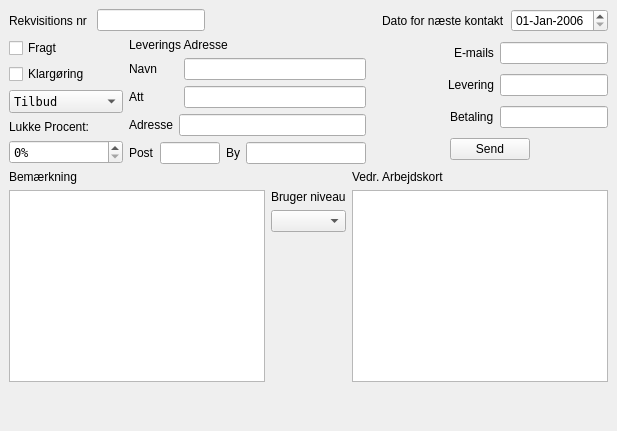
      <widget class="QWidget" name="tab" >
       <attribute name="title" >
        <string>Salgsoplysninger</string>
       </attribute>
       <layout class="QHBoxLayout" >
        <property name="spacing" >
         <number>6</number>
        </property>
        <property name="leftMargin" >
         <number>9</number>
        </property>
        <property name="topMargin" >
         <number>9</number>
        </property>
        <property name="rightMargin" >
         <number>9</number>
        </property>
        <property name="bottomMargin" >
         <number>9</number>
        </property>
        <item>
         <layout class="QVBoxLayout" >
          <property name="spacing" >
           <number>6</number>
          </property>
          <property name="leftMargin" >
           <number>0</number>
          </property>
          <property name="topMargin" >
           <number>0</number>
          </property>
          <property name="rightMargin" >
           <number>0</number>
          </property>
          <property name="bottomMargin" >
           <number>0</number>
          </property>
          <item>
           <layout class="QHBoxLayout" >
            <property name="spacing" >
             <number>6</number>
            </property>
            <property name="leftMargin" >
             <number>0</number>
            </property>
            <property name="topMargin" >
             <number>0</number>
            </property>
            <property name="rightMargin" >
             <number>0</number>
            </property>
            <property name="bottomMargin" >
             <number>0</number>
            </property>
            <item>
             <layout class="QHBoxLayout" >
              <property name="spacing" >
               <number>6</number>
              </property>
              <property name="leftMargin" >
               <number>0</number>
              </property>
              <property name="topMargin" >
               <number>0</number>
              </property>
              <property name="rightMargin" >
               <number>0</number>
              </property>
              <property name="bottomMargin" >
               <number>0</number>
              </property>
              <item>
               <widget class="QLabel" name="label_40" >
                <property name="text" >
                 <string>Rekvisitions nr </string>
                </property>
               </widget>
              </item>
              <item>
               <widget class="QLineEdit" name="rek_nr" />
              </item>
             </layout>
            </item>
            <item>
             <spacer>
              <property name="orientation" >
               <enum>Qt::Horizontal</enum>
              </property>
              <property name="sizeHint" >
               <size>
                <width>40</width>
                <height>20</height>
               </size>
              </property>
             </spacer>
            </item>
            <item>
             <widget class="QLabel" name="label_47" >
              <property name="text" >
               <string>Dato for næste kontakt</string>
              </property>
             </widget>
            </item>
            <item>
             <widget class="QDateEdit" name="nkontakt" >
              <property name="minimumDate" >
               <date>
                <year>2000</year>
                <month>1</month>
                <day>1</day>
               </date>
              </property>
              <property name="displayFormat" >
               <string>dd-MMM-yyyy</string>
              </property>
              <property name="date" >
               <date>
                <year>2006</year>
                <month>1</month>
                <day>1</day>
               </date>
              </property>
             </widget>
            </item>
           </layout>
          </item>
          <item>
           <layout class="QHBoxLayout" >
            <property name="spacing" >
             <number>6</number>
            </property>
            <property name="leftMargin" >
             <number>0</number>
            </property>
            <property name="topMargin" >
             <number>0</number>
            </property>
            <property name="rightMargin" >
             <number>0</number>
            </property>
            <property name="bottomMargin" >
             <number>0</number>
            </property>
            <item>
             <layout class="QVBoxLayout" >
              <property name="spacing" >
               <number>6</number>
              </property>
              <property name="leftMargin" >
               <number>0</number>
              </property>
              <property name="topMargin" >
               <number>0</number>
              </property>
              <property name="rightMargin" >
               <number>0</number>
              </property>
              <property name="bottomMargin" >
               <number>0</number>
              </property>
              <item>
               <widget class="QCheckBox" name="fragt" >
                <property name="text" >
                 <string>Fragt</string>
                </property>
               </widget>
              </item>
              <item>
               <widget class="QCheckBox" name="klar" >
                <property name="text" >
                 <string>Klargøring</string>
                </property>
               </widget>
              </item>
              <item>
               <layout class="QVBoxLayout" >
                <property name="spacing" >
                 <number>6</number>
                </property>
                <property name="leftMargin" >
                 <number>0</number>
                </property>
                <property name="topMargin" >
                 <number>0</number>
                </property>
                <property name="rightMargin" >
                 <number>0</number>
                </property>
                <property name="bottomMargin" >
                 <number>0</number>
                </property>
                <item>
                 <widget class="QComboBox" name="stype" >
                  <property name="font" >
                   <font>
                    <family>Andale Mono</family>
                    <weight>50</weight>
                    <italic>false</italic>
                    <bold>false</bold>
                    <underline>false</underline>
                    <strikeout>false</strikeout>
                   </font>
                  </property>
                  <item>
                   <property name="text" >
                    <string>Tilbud</string>
                   </property>
                  </item>
                  <item>
                   <property name="text" >
                    <string>Ordre</string>
                   </property>
                  </item>
                  <item>
                   <property name="text" >
                    <string>Konsignation</string>
                   </property>
                  </item>
                  <item>
                   <property name="text" >
                    <string>Arbejdskort</string>
                   </property>
                  </item>
                  <item>
                   <property name="text" >
                    <string>Salgsmål</string>
                   </property>
                  </item>
                 </widget>
                </item>
                <item>
                 <widget class="QLabel" name="lukke_lab" >
                  <property name="text" >
                   <string>Lukke Procent:</string>
                  </property>
                 </widget>
                </item>
                <item>
                 <widget class="QSpinBox" name="lukke_pro" >
                  <property name="font" >
                   <font>
                    <family>Andale Mono</family>
                    <weight>50</weight>
                    <italic>false</italic>
                    <bold>false</bold>
                    <underline>false</underline>
                    <strikeout>false</strikeout>
                   </font>
                  </property>
                  <property name="suffix" >
                   <string>%</string>
                  </property>
                  <property name="maximum" >
                   <number>100</number>
                  </property>
                  <property name="singleStep" >
                   <number>10</number>
                  </property>
                 </widget>
                </item>
               </layout>
              </item>
             </layout>
            </item>
            <item>
             <layout class="QVBoxLayout" >
              <property name="spacing" >
               <number>6</number>
              </property>
              <property name="leftMargin" >
               <number>0</number>
              </property>
              <property name="topMargin" >
               <number>0</number>
              </property>
              <property name="rightMargin" >
               <number>0</number>
              </property>
              <property name="bottomMargin" >
               <number>0</number>
              </property>
              <item>
               <widget class="QLabel" name="label_41" >
                <property name="text" >
                 <string>Leverings Adresse</string>
                </property>
               </widget>
              </item>
              <item>
               <layout class="QHBoxLayout" >
                <property name="spacing" >
                 <number>6</number>
                </property>
                <property name="leftMargin" >
                 <number>0</number>
                </property>
                <property name="topMargin" >
                 <number>0</number>
                </property>
                <property name="rightMargin" >
                 <number>0</number>
                </property>
                <property name="bottomMargin" >
                 <number>0</number>
                </property>
                <item>
                 <widget class="QLabel" name="label_42" >
                  <property name="minimumSize" >
                   <size>
                    <width>49</width>
                    <height>0</height>
                   </size>
                  </property>
                  <property name="text" >
                   <string>Navn</string>
                  </property>
                 </widget>
                </item>
                <item>
                 <widget class="QLineEdit" name="levNavn" />
                </item>
               </layout>
              </item>
              <item>
               <layout class="QHBoxLayout" >
                <property name="spacing" >
                 <number>6</number>
                </property>
                <property name="leftMargin" >
                 <number>0</number>
                </property>
                <property name="topMargin" >
                 <number>0</number>
                </property>
                <property name="rightMargin" >
                 <number>0</number>
                </property>
                <property name="bottomMargin" >
                 <number>0</number>
                </property>
                <item>
                 <widget class="QLabel" name="label_43" >
                  <property name="minimumSize" >
                   <size>
                    <width>49</width>
                    <height>0</height>
                   </size>
                  </property>
                  <property name="text" >
                   <string>Att</string>
                  </property>
                 </widget>
                </item>
                <item>
                 <widget class="QLineEdit" name="levAtt" />
                </item>
               </layout>
              </item>
              <item>
               <layout class="QHBoxLayout" >
                <property name="spacing" >
                 <number>6</number>
                </property>
                <property name="leftMargin" >
                 <number>0</number>
                </property>
                <property name="topMargin" >
                 <number>0</number>
                </property>
                <property name="rightMargin" >
                 <number>0</number>
                </property>
                <property name="bottomMargin" >
                 <number>0</number>
                </property>
                <item>
                 <widget class="QLabel" name="label_44" >
                  <property name="text" >
                   <string>Adresse</string>
                  </property>
                 </widget>
                </item>
                <item>
                 <widget class="QLineEdit" name="levAdr" />
                </item>
               </layout>
              </item>
              <item>
               <layout class="QHBoxLayout" >
                <property name="spacing" >
                 <number>6</number>
                </property>
                <property name="leftMargin" >
                 <number>0</number>
                </property>
                <property name="topMargin" >
                 <number>0</number>
                </property>
                <property name="rightMargin" >
                 <number>0</number>
                </property>
                <property name="bottomMargin" >
                 <number>0</number>
                </property>
                <item>
                 <widget class="QLabel" name="label_45" >
                  <property name="text" >
                   <string>Post</string>
                  </property>
                 </widget>
                </item>
                <item>
                 <widget class="QLineEdit" name="levPost" >
                  <property name="minimumSize" >
                   <size>
                    <width>60</width>
                    <height>0</height>
                   </size>
                  </property>
                  <property name="maximumSize" >
                   <size>
                    <width>60</width>
                    <height>16777215</height>
                   </size>
                  </property>
                 </widget>
                </item>
                <item>
                 <widget class="QLabel" name="label_46" >
                  <property name="text" >
                   <string>By</string>
                  </property>
                 </widget>
                </item>
                <item>
                 <widget class="QLineEdit" name="levBy" />
                </item>
               </layout>
              </item>
             </layout>
            </item>
            <item>
             <layout class="QVBoxLayout" >
              <property name="spacing" >
               <number>6</number>
              </property>
              <property name="leftMargin" >
               <number>0</number>
              </property>
              <property name="topMargin" >
               <number>0</number>
              </property>
              <property name="rightMargin" >
               <number>0</number>
              </property>
              <property name="bottomMargin" >
               <number>0</number>
              </property>
              <item>
               <layout class="QHBoxLayout" >
                <property name="spacing" >
                 <number>6</number>
                </property>
                <property name="leftMargin" >
                 <number>0</number>
                </property>
                <property name="topMargin" >
                 <number>0</number>
                </property>
                <property name="rightMargin" >
                 <number>0</number>
                </property>
                <property name="bottomMargin" >
                 <number>0</number>
                </property>
                <item>
                 <spacer>
                  <property name="orientation" >
                   <enum>Qt::Horizontal</enum>
                  </property>
                  <property name="sizeHint" >
                   <size>
                    <width>40</width>
                    <height>20</height>
                   </size>
                  </property>
                 </spacer>
                </item>
                <item>
                 <widget class="QLabel" name="label_32" >
                  <property name="text" >
                   <string>E-mails</string>
                  </property>
                 </widget>
                </item>
                <item>
                 <widget class="QLineEdit" name="smails" >
                  <property name="minimumSize" >
                   <size>
                    <width>104</width>
                    <height>0</height>
                   </size>
                  </property>
                 </widget>
                </item>
               </layout>
              </item>
              <item>
               <layout class="QHBoxLayout" >
                <property name="spacing" >
                 <number>6</number>
                </property>
                <property name="leftMargin" >
                 <number>0</number>
                </property>
                <property name="topMargin" >
                 <number>0</number>
                </property>
                <property name="rightMargin" >
                 <number>0</number>
                </property>
                <property name="bottomMargin" >
                 <number>0</number>
                </property>
                <item>
                 <spacer>
                  <property name="orientation" >
                   <enum>Qt::Horizontal</enum>
                  </property>
                  <property name="sizeHint" >
                   <size>
                    <width>40</width>
                    <height>20</height>
                   </size>
                  </property>
                 </spacer>
                </item>
                <item>
                 <widget class="QLabel" name="label_33" >
                  <property name="text" >
                   <string>Levering</string>
                  </property>
                 </widget>
                </item>
                <item>
                 <widget class="QLineEdit" name="sLev" >
                  <property name="minimumSize" >
                   <size>
                    <width>104</width>
                    <height>0</height>
                   </size>
                  </property>
                 </widget>
                </item>
               </layout>
              </item>
              <item>
               <layout class="QHBoxLayout" >
                <property name="spacing" >
                 <number>6</number>
                </property>
                <property name="leftMargin" >
                 <number>0</number>
                </property>
                <property name="topMargin" >
                 <number>0</number>
                </property>
                <property name="rightMargin" >
                 <number>0</number>
                </property>
                <property name="bottomMargin" >
                 <number>0</number>
                </property>
                <item>
                 <spacer>
                  <property name="orientation" >
                   <enum>Qt::Horizontal</enum>
                  </property>
                  <property name="sizeHint" >
                   <size>
                    <width>40</width>
                    <height>20</height>
                   </size>
                  </property>
                 </spacer>
                </item>
                <item>
                 <widget class="QLabel" name="label_35" >
                  <property name="text" >
                   <string>Betaling</string>
                  </property>
                 </widget>
                </item>
                <item>
                 <widget class="QLineEdit" name="sBet" >
                  <property name="minimumSize" >
                   <size>
                    <width>104</width>
                    <height>0</height>
                   </size>
                  </property>
                 </widget>
                </item>
               </layout>
              </item>
              <item>
               <layout class="QHBoxLayout" >
                <property name="spacing" >
                 <number>6</number>
                </property>
                <property name="leftMargin" >
                 <number>0</number>
                </property>
                <property name="topMargin" >
                 <number>0</number>
                </property>
                <property name="rightMargin" >
                 <number>0</number>
                </property>
                <property name="bottomMargin" >
                 <number>0</number>
                </property>
                <item>
                 <spacer>
                  <property name="orientation" >
                   <enum>Qt::Horizontal</enum>
                  </property>
                  <property name="sizeHint" >
                   <size>
                    <width>40</width>
                    <height>20</height>
                   </size>
                  </property>
                 </spacer>
                </item>
                <item>
                 <widget class="QPushButton" name="sokay" >
                  <property name="text" >
                   <string>Send</string>
                  </property>
                  <property name="shortcut" >
                   <string>Alt+S</string>
                  </property>
                 </widget>
                </item>
                <item>
                 <spacer>
                  <property name="orientation" >
                   <enum>Qt::Horizontal</enum>
                  </property>
                  <property name="sizeHint" >
                   <size>
                    <width>40</width>
                    <height>20</height>
                   </size>
                  </property>
                 </spacer>
                </item>
               </layout>
              </item>
             </layout>
            </item>
           </layout>
          </item>
          <item>
           <layout class="QHBoxLayout" >
            <property name="spacing" >
             <number>6</number>
            </property>
            <property name="leftMargin" >
             <number>0</number>
            </property>
            <property name="topMargin" >
             <number>0</number>
            </property>
            <property name="rightMargin" >
             <number>0</number>
            </property>
            <property name="bottomMargin" >
             <number>0</number>
            </property>
            <item>
             <layout class="QVBoxLayout" >
              <property name="spacing" >
               <number>6</number>
              </property>
              <property name="leftMargin" >
               <number>0</number>
              </property>
              <property name="topMargin" >
               <number>0</number>
              </property>
              <property name="rightMargin" >
               <number>0</number>
              </property>
              <property name="bottomMargin" >
               <number>0</number>
              </property>
              <item>
               <widget class="QLabel" name="label_48" >
                <property name="text" >
                 <string>Bemærkning</string>
                </property>
               </widget>
              </item>
              <item>
               <widget class="QTextEdit" name="sBemark" />
              </item>
             </layout>
            </item>
            <item>
             <layout class="QVBoxLayout" >
              <property name="spacing" >
               <number>6</number>
              </property>
              <property name="leftMargin" >
               <number>0</number>
              </property>
              <property name="topMargin" >
               <number>0</number>
              </property>
              <property name="rightMargin" >
               <number>0</number>
              </property>
              <property name="bottomMargin" >
               <number>0</number>
              </property>
              <item>
               <spacer>
                <property name="orientation" >
                 <enum>Qt::Vertical</enum>
                </property>
                <property name="sizeType" >
                 <enum>QSizePolicy::Fixed</enum>
                </property>
                <property name="sizeHint" >
                 <size>
                  <width>20</width>
                  <height>20</height>
                 </size>
                </property>
               </spacer>
              </item>
              <item>
               <widget class="QLabel" name="label_31" >
                <property name="text" >
                 <string>Bruger niveau</string>
                </property>
               </widget>
              </item>
              <item>
               <widget class="QComboBox" name="usrlvl" />
              </item>
              <item>
               <spacer>
                <property name="orientation" >
                 <enum>Qt::Vertical</enum>
                </property>
                <property name="sizeHint" >
                 <size>
                  <width>20</width>
                  <height>40</height>
                 </size>
                </property>
               </spacer>
              </item>
             </layout>
            </item>
            <item>
             <layout class="QVBoxLayout" >
              <property name="spacing" >
               <number>6</number>
              </property>
              <property name="leftMargin" >
               <number>0</number>
              </property>
              <property name="topMargin" >
               <number>0</number>
              </property>
              <property name="rightMargin" >
               <number>0</number>
              </property>
              <property name="bottomMargin" >
               <number>0</number>
              </property>
              <item>
               <widget class="QLabel" name="label_39" >
                <property name="sizePolicy" >
                 <sizepolicy vsizetype="Preferred" hsizetype="Preferred" >
                  <horstretch>0</horstretch>
                  <verstretch>0</verstretch>
                 </sizepolicy>
                </property>
                <property name="text" >
                 <string>Vedr. Arbejdskort</string>
                </property>
               </widget>
              </item>
              <item>
               <widget class="QTextEdit" name="internalMsg" >
                <property name="sizePolicy" >
                 <sizepolicy vsizetype="Expanding" hsizetype="Expanding" >
                  <horstretch>0</horstretch>
                  <verstretch>0</verstretch>
                 </sizepolicy>
                </property>
               </widget>
              </item>
             </layout>
            </item>
           </layout>
          </item>
          <item>
           <spacer>
            <property name="orientation" >
             <enum>Qt::Vertical</enum>
            </property>
            <property name="sizeHint" >
             <size>
              <width>20</width>
              <height>40</height>
             </size>
            </property>
           </spacer>
          </item>
         </layout>
        </item>
       </layout>
      </widget>
